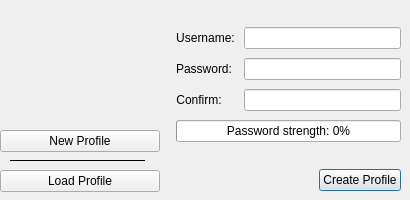
<?xml version="1.0" encoding="UTF-8"?>
<ui version="4.0">
 <class>LoginScreen</class>
 <widget class="QDialog" name="LoginScreen">
  <property name="geometry">
   <rect>
    <x>0</x>
    <y>0</y>
    <width>410</width>
    <height>200</height>
   </rect>
  </property>
  <property name="minimumSize">
   <size>
    <width>410</width>
    <height>200</height>
   </size>
  </property>
  <property name="maximumSize">
   <size>
    <width>415</width>
    <height>200</height>
   </size>
  </property>
  <property name="windowTitle">
   <string notr="true">qTox</string>
  </property>
  <property name="windowIcon">
   <iconset resource="../res.qrc">
    <normaloff>:/img/icons/qtox.svg</normaloff>:/img/icons/qtox.svg</iconset>
  </property>
  <widget class="QStackedWidget" name="stackedWidget">
   <property name="geometry">
    <rect>
     <x>160</x>
     <y>0</y>
     <width>250</width>
     <height>200</height>
    </rect>
   </property>
   <property name="autoFillBackground">
    <bool>true</bool>
   </property>
   <property name="currentIndex">
    <number>0</number>
   </property>
   <widget class="QWidget" name="newPage">
    <layout class="QHBoxLayout" name="horizontalLayout_5">
     <property name="spacing">
      <number>0</number>
     </property>
     <property name="leftMargin">
      <number>0</number>
     </property>
     <property name="topMargin">
      <number>0</number>
     </property>
     <property name="rightMargin">
      <number>0</number>
     </property>
     <property name="bottomMargin">
      <number>0</number>
     </property>
     <item>
      <widget class="QLabel" name="labelNewProfile">
       <property name="text">
        <string/>
       </property>
      </widget>
     </item>
     <item>
      <layout class="QHBoxLayout" name="horizontalLayout_4">
       <item>
        <layout class="QFormLayout" name="formLayout">
         <property name="sizeConstraint">
          <enum>QLayout::SizeConstraint::SetMaximumSize</enum>
         </property>
         <property name="fieldGrowthPolicy">
          <enum>QFormLayout::FieldGrowthPolicy::AllNonFixedFieldsGrow</enum>
         </property>
         <property name="labelAlignment">
          <set>Qt::AlignmentFlag::AlignLeading|Qt::AlignmentFlag::AlignLeft|Qt::AlignmentFlag::AlignVCenter</set>
         </property>
         <property name="formAlignment">
          <set>Qt::AlignmentFlag::AlignCenter</set>
         </property>
         <property name="horizontalSpacing">
          <number>9</number>
         </property>
         <property name="verticalSpacing">
          <number>9</number>
         </property>
         <property name="leftMargin">
          <number>9</number>
         </property>
         <property name="topMargin">
          <number>9</number>
         </property>
         <property name="rightMargin">
          <number>9</number>
         </property>
         <property name="bottomMargin">
          <number>9</number>
         </property>
         <item row="1" column="0">
          <widget class="QLabel" name="label">
           <property name="text">
            <string>Username:</string>
           </property>
           <property name="alignment">
            <set>Qt::AlignmentFlag::AlignCenter</set>
           </property>
          </widget>
         </item>
         <item row="1" column="1">
          <widget class="QLineEdit" name="newUsername">
           <property name="accessibleDescription">
            <string>Username input field</string>
           </property>
           <property name="maxLength">
            <number>64</number>
           </property>
          </widget>
         </item>
         <item row="2" column="0">
          <widget class="QLabel" name="label_2">
           <property name="text">
            <string>Password:</string>
           </property>
           <property name="alignment">
            <set>Qt::AlignmentFlag::AlignCenter</set>
           </property>
          </widget>
         </item>
         <item row="2" column="1">
          <widget class="PasswordEdit" name="newPass">
           <property name="toolTip">
            <string>This optional password is used to encrypt local message data and your profile.
If you lose this password, there is no way to recover it.
Press Shift+F1 for more information.</string>
           </property>
           <property name="whatsThis">
            <string>The password you enter here is optional and encrypts message data and your Tox secret key. It does not encrypt files received. Your profile data is never sent to any servers. This is not a remote login, it's local to your computer only. qTox developers won't be able to recover your password if lost.</string>
           </property>
           <property name="accessibleDescription">
            <string>Password input field, you can leave it empty (no password), or type at least 6 characters</string>
           </property>
          </widget>
         </item>
         <item row="3" column="0">
          <widget class="QLabel" name="label_8">
           <property name="text">
            <string>Confirm:</string>
           </property>
           <property name="alignment">
            <set>Qt::AlignmentFlag::AlignCenter</set>
           </property>
          </widget>
         </item>
         <item row="3" column="1">
          <widget class="PasswordEdit" name="newPassConfirm">
           <property name="accessibleDescription">
            <string>Password confirmation field</string>
           </property>
          </widget>
         </item>
         <item row="7" column="0" colspan="2">
          <widget class="QProgressBar" name="passStrengthMeter">
           <property name="value">
            <number>0</number>
           </property>
           <property name="format">
            <string>Password strength: %p%</string>
           </property>
          </widget>
         </item>
         <item row="9" column="0" colspan="2">
          <layout class="QHBoxLayout" name="horizontalLayout">
           <item>
            <spacer name="horizontalSpacer">
             <property name="orientation">
              <enum>Qt::Orientation::Horizontal</enum>
             </property>
             <property name="sizeHint" stdset="0">
              <size>
               <width>40</width>
               <height>20</height>
              </size>
             </property>
            </spacer>
           </item>
           <item>
            <widget class="QPushButton" name="createAccountButton">
             <property name="accessibleDescription">
              <string>Create a new profile button</string>
             </property>
             <property name="text">
              <string>Create Profile</string>
             </property>
            </widget>
           </item>
          </layout>
         </item>
         <item row="8" column="0" colspan="2">
          <spacer name="verticalSpacer">
           <property name="orientation">
            <enum>Qt::Orientation::Vertical</enum>
           </property>
           <property name="sizeHint" stdset="0">
            <size>
             <width>20</width>
             <height>40</height>
            </size>
           </property>
          </spacer>
         </item>
         <item row="0" column="0" colspan="2">
          <spacer name="verticalSpacer_2">
           <property name="orientation">
            <enum>Qt::Orientation::Vertical</enum>
           </property>
           <property name="sizeHint" stdset="0">
            <size>
             <width>20</width>
             <height>40</height>
            </size>
           </property>
          </spacer>
         </item>
        </layout>
       </item>
      </layout>
     </item>
    </layout>
   </widget>
   <widget class="QWidget" name="loginPage">
    <layout class="QHBoxLayout" name="horizontalLayout_3">
     <property name="spacing">
      <number>0</number>
     </property>
     <property name="leftMargin">
      <number>0</number>
     </property>
     <property name="topMargin">
      <number>0</number>
     </property>
     <property name="rightMargin">
      <number>0</number>
     </property>
     <property name="bottomMargin">
      <number>0</number>
     </property>
     <item>
      <layout class="QHBoxLayout" name="horizontalLayout_2">
       <property name="spacing">
        <number>0</number>
       </property>
       <item>
        <widget class="QLabel" name="labelLoadProfile">
         <property name="text">
          <string/>
         </property>
        </widget>
       </item>
       <item>
        <layout class="QVBoxLayout" name="verticalLayout_2">
         <property name="spacing">
          <number>6</number>
         </property>
         <property name="leftMargin">
          <number>9</number>
         </property>
         <property name="topMargin">
          <number>9</number>
         </property>
         <property name="rightMargin">
          <number>9</number>
         </property>
         <property name="bottomMargin">
          <number>9</number>
         </property>
         <item>
          <spacer name="verticalSpacer_3">
           <property name="orientation">
            <enum>Qt::Orientation::Vertical</enum>
           </property>
           <property name="sizeHint" stdset="0">
            <size>
             <width>20</width>
             <height>40</height>
            </size>
           </property>
          </spacer>
         </item>
         <item>
          <widget class="QLabel" name="userNameLabel">
           <property name="text">
            <string>Username:</string>
           </property>
           <property name="alignment">
            <set>Qt::AlignmentFlag::AlignCenter</set>
           </property>
          </widget>
         </item>
         <item>
          <widget class="QComboBox" name="loginUsernames">
           <property name="accessibleName">
            <string>Profile list</string>
           </property>
           <property name="accessibleDescription">
            <string>List of profiles</string>
           </property>
          </widget>
         </item>
         <item>
          <widget class="QLabel" name="loginPasswordLabel">
           <property name="text">
            <string>Password:</string>
           </property>
           <property name="alignment">
            <set>Qt::AlignmentFlag::AlignCenter</set>
           </property>
          </widget>
         </item>
         <item>
          <widget class="PasswordEdit" name="loginPassword">
           <property name="accessibleDescription">
            <string>Password input</string>
           </property>
          </widget>
         </item>
         <item>
          <widget class="QCheckBox" name="autoLoginCB">
           <property name="toolTip">
            <string>If the profile does not have a password, qTox can skip the login screen</string>
           </property>
           <property name="accessibleDescription">
            <string>Load automatically checkbox</string>
           </property>
           <property name="text">
            <string>Load automatically</string>
           </property>
          </widget>
         </item>
         <item>
          <spacer name="verticalSpacer_4">
           <property name="orientation">
            <enum>Qt::Orientation::Vertical</enum>
           </property>
           <property name="sizeHint" stdset="0">
            <size>
             <width>20</width>
             <height>40</height>
            </size>
           </property>
          </spacer>
         </item>
         <item>
          <layout class="QHBoxLayout" name="horizontalLayout_6">
           <item>
            <widget class="QPushButton" name="importButton">
             <property name="accessibleDescription">
              <string>Import profile</string>
             </property>
             <property name="text">
              <string>Import</string>
             </property>
            </widget>
           </item>
           <item>
            <spacer name="horizontalSpacer_2">
             <property name="orientation">
              <enum>Qt::Orientation::Horizontal</enum>
             </property>
             <property name="sizeHint" stdset="0">
              <size>
               <width>40</width>
               <height>20</height>
              </size>
             </property>
            </spacer>
           </item>
           <item>
            <widget class="QPushButton" name="loginButton">
             <property name="accessibleName">
              <string/>
             </property>
             <property name="accessibleDescription">
              <string>Load selected profile button</string>
             </property>
             <property name="text">
              <string>Load</string>
             </property>
            </widget>
           </item>
          </layout>
         </item>
        </layout>
       </item>
      </layout>
     </item>
    </layout>
   </widget>
  </widget>
  <widget class="Line" name="line">
   <property name="geometry">
    <rect>
     <x>10</x>
     <y>160</y>
     <width>135</width>
     <height>1</height>
    </rect>
   </property>
   <property name="frameShadow">
    <enum>QFrame::Shadow::Plain</enum>
   </property>
   <property name="orientation">
    <enum>Qt::Orientation::Horizontal</enum>
   </property>
  </widget>
  <widget class="QPushButton" name="newProfilePgbtn">
   <property name="geometry">
    <rect>
     <x>0</x>
     <y>130</y>
     <width>160</width>
     <height>22</height>
    </rect>
   </property>
   <property name="accessibleName">
    <string/>
   </property>
   <property name="accessibleDescription">
    <string>New profile creation page</string>
   </property>
   <property name="text">
    <string>New Profile</string>
   </property>
  </widget>
  <widget class="QPushButton" name="loginPgbtn">
   <property name="geometry">
    <rect>
     <x>0</x>
     <y>170</y>
     <width>160</width>
     <height>22</height>
    </rect>
   </property>
   <property name="accessibleName">
    <string>Load Profile</string>
   </property>
   <property name="accessibleDescription">
    <string>Loading existing profile page</string>
   </property>
   <property name="text">
    <string>Load Profile</string>
   </property>
  </widget>
  <widget class="QLabel" name="label_7">
   <property name="geometry">
    <rect>
     <x>30</x>
     <y>15</y>
     <width>100</width>
     <height>100</height>
    </rect>
   </property>
   <property name="text">
    <string/>
   </property>
   <property name="pixmap">
    <pixmap resource="../res.qrc">:/img/login_logo.svg</pixmap>
   </property>
   <property name="scaledContents">
    <bool>true</bool>
   </property>
  </widget>
 </widget>
 <customwidgets>
  <customwidget>
   <class>PasswordEdit</class>
   <extends>QLineEdit</extends>
   <header>src/widget/passwordedit.h</header>
  </customwidget>
 </customwidgets>
 <resources>
  <include location="../res.qrc"/>
 </resources>
 <connections/>
</ui>
